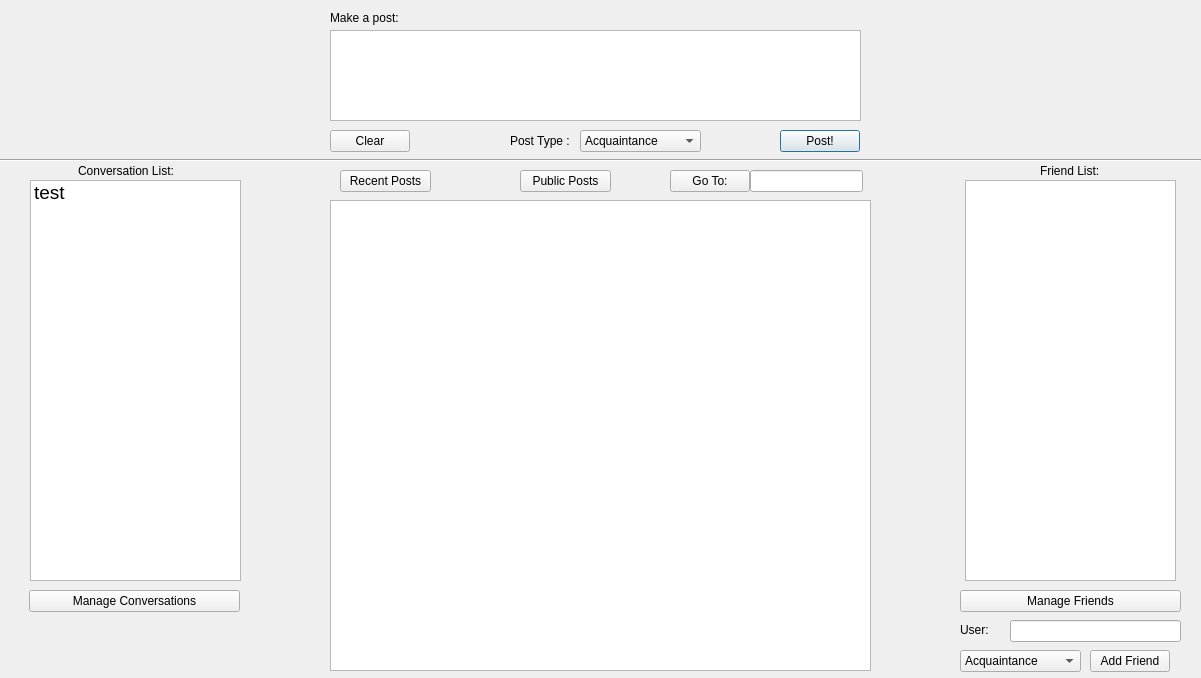
<?xml version="1.0" encoding="UTF-8"?>
<ui version="4.0">
 <class>clientInterface</class>
 <widget class="QDialog" name="clientInterface">
  <property name="geometry">
   <rect>
    <x>0</x>
    <y>0</y>
    <width>1201</width>
    <height>678</height>
   </rect>
  </property>
  <property name="windowTitle">
   <string>Dialog</string>
  </property>
  <widget class="QTextBrowser" name="postBrowser">
   <property name="geometry">
    <rect>
     <x>330</x>
     <y>200</y>
     <width>541</width>
     <height>471</height>
    </rect>
   </property>
   <property name="inputMethodHints">
    <set>Qt::ImhNone</set>
   </property>
   <property name="horizontalScrollBarPolicy">
    <enum>Qt::ScrollBarAlwaysOff</enum>
   </property>
   <property name="html">
    <string>&lt;!DOCTYPE HTML PUBLIC &quot;-//W3C//DTD HTML 4.0//EN&quot; &quot;http://www.w3.org/TR/REC-html40/strict.dtd&quot;&gt;
&lt;html&gt;&lt;head&gt;&lt;meta name=&quot;qrichtext&quot; content=&quot;1&quot; /&gt;&lt;style type=&quot;text/css&quot;&gt;
p, li { white-space: pre-wrap; }
&lt;/style&gt;&lt;/head&gt;&lt;body style=&quot; font-family:'Sans Serif'; font-size:9pt; font-weight:400; font-style:normal;&quot;&gt;
&lt;p style=&quot;-qt-paragraph-type:empty; margin-top:0px; margin-bottom:0px; margin-left:0px; margin-right:0px; -qt-block-indent:0; text-indent:0px;&quot;&gt;&lt;br /&gt;&lt;/p&gt;&lt;/body&gt;&lt;/html&gt;</string>
   </property>
   <property name="tabStopWidth">
    <number>20</number>
   </property>
   <property name="acceptRichText">
    <bool>true</bool>
   </property>
  </widget>
  <widget class="Line" name="line">
   <property name="geometry">
    <rect>
     <x>0</x>
     <y>150</y>
     <width>1201</width>
     <height>20</height>
    </rect>
   </property>
   <property name="orientation">
    <enum>Qt::Horizontal</enum>
   </property>
  </widget>
  <widget class="QLabel" name="postLabel">
   <property name="geometry">
    <rect>
     <x>330</x>
     <y>10</y>
     <width>101</width>
     <height>16</height>
    </rect>
   </property>
   <property name="text">
    <string>Make a post:</string>
   </property>
  </widget>
  <widget class="QPlainTextEdit" name="postBox">
   <property name="geometry">
    <rect>
     <x>330</x>
     <y>30</y>
     <width>531</width>
     <height>91</height>
    </rect>
   </property>
   <property name="plainText">
    <string/>
   </property>
  </widget>
  <widget class="QPushButton" name="postButton">
   <property name="geometry">
    <rect>
     <x>780</x>
     <y>130</y>
     <width>80</width>
     <height>22</height>
    </rect>
   </property>
   <property name="text">
    <string>Post!</string>
   </property>
  </widget>
  <widget class="QPushButton" name="postClearButton">
   <property name="geometry">
    <rect>
     <x>330</x>
     <y>130</y>
     <width>80</width>
     <height>22</height>
    </rect>
   </property>
   <property name="text">
    <string>Clear</string>
   </property>
  </widget>
  <widget class="QLineEdit" name="friendAddBox">
   <property name="geometry">
    <rect>
     <x>1010</x>
     <y>620</y>
     <width>171</width>
     <height>22</height>
    </rect>
   </property>
   <property name="text">
    <string/>
   </property>
  </widget>
  <widget class="QLabel" name="friendLabel">
   <property name="geometry">
    <rect>
     <x>960</x>
     <y>620</y>
     <width>51</width>
     <height>20</height>
    </rect>
   </property>
   <property name="text">
    <string>User:</string>
   </property>
  </widget>
  <widget class="QPushButton" name="addFriendButton">
   <property name="geometry">
    <rect>
     <x>1090</x>
     <y>650</y>
     <width>80</width>
     <height>22</height>
    </rect>
   </property>
   <property name="text">
    <string>Add Friend</string>
   </property>
  </widget>
  <widget class="QComboBox" name="postType">
   <property name="geometry">
    <rect>
     <x>580</x>
     <y>130</y>
     <width>121</width>
     <height>22</height>
    </rect>
   </property>
   <item>
    <property name="text">
     <string>Acquaintance</string>
    </property>
   </item>
   <item>
    <property name="text">
     <string>Friend</string>
    </property>
   </item>
   <item>
    <property name="text">
     <string>Family</string>
    </property>
   </item>
  </widget>
  <widget class="QLabel" name="label">
   <property name="geometry">
    <rect>
     <x>510</x>
     <y>130</y>
     <width>71</width>
     <height>21</height>
    </rect>
   </property>
   <property name="text">
    <string>Post Type :</string>
   </property>
  </widget>
  <widget class="QComboBox" name="friendType">
   <property name="geometry">
    <rect>
     <x>960</x>
     <y>650</y>
     <width>121</width>
     <height>22</height>
    </rect>
   </property>
   <item>
    <property name="text">
     <string>Acquaintance</string>
    </property>
   </item>
   <item>
    <property name="text">
     <string>Friend</string>
    </property>
   </item>
   <item>
    <property name="text">
     <string>Family</string>
    </property>
   </item>
  </widget>
  <widget class="QListWidget" name="friendList">
   <property name="geometry">
    <rect>
     <x>965</x>
     <y>180</y>
     <width>211</width>
     <height>401</height>
    </rect>
   </property>
   <property name="font">
    <font>
     <pointsize>14</pointsize>
    </font>
   </property>
   <property name="layoutDirection">
    <enum>Qt::LeftToRight</enum>
   </property>
   <property name="autoFillBackground">
    <bool>false</bool>
   </property>
   <property name="textElideMode">
    <enum>Qt::ElideLeft</enum>
   </property>
   <property name="isWrapping" stdset="0">
    <bool>false</bool>
   </property>
   <property name="viewMode">
    <enum>QListView::ListMode</enum>
   </property>
  </widget>
  <widget class="QPushButton" name="manage_friendsButton">
   <property name="geometry">
    <rect>
     <x>960</x>
     <y>590</y>
     <width>221</width>
     <height>22</height>
    </rect>
   </property>
   <property name="text">
    <string>Manage Friends</string>
   </property>
  </widget>
  <widget class="QListWidget" name="convList">
   <property name="geometry">
    <rect>
     <x>30</x>
     <y>180</y>
     <width>211</width>
     <height>401</height>
    </rect>
   </property>
   <property name="font">
    <font>
     <pointsize>14</pointsize>
    </font>
   </property>
   <property name="layoutDirection">
    <enum>Qt::LeftToRight</enum>
   </property>
   <property name="autoFillBackground">
    <bool>false</bool>
   </property>
   <property name="textElideMode">
    <enum>Qt::ElideLeft</enum>
   </property>
   <property name="isWrapping" stdset="0">
    <bool>false</bool>
   </property>
   <property name="viewMode">
    <enum>QListView::ListMode</enum>
   </property>
   <item>
    <property name="text">
     <string>test</string>
    </property>
   </item>
  </widget>
  <widget class="QLabel" name="label_2">
   <property name="geometry">
    <rect>
     <x>78</x>
     <y>160</y>
     <width>121</width>
     <height>21</height>
    </rect>
   </property>
   <property name="text">
    <string>Conversation List:</string>
   </property>
  </widget>
  <widget class="QLabel" name="label_3">
   <property name="geometry">
    <rect>
     <x>1040</x>
     <y>160</y>
     <width>81</width>
     <height>21</height>
    </rect>
   </property>
   <property name="text">
    <string>Friend List:</string>
   </property>
  </widget>
  <widget class="QPushButton" name="manage_conversationsButton">
   <property name="geometry">
    <rect>
     <x>29</x>
     <y>590</y>
     <width>211</width>
     <height>22</height>
    </rect>
   </property>
   <property name="text">
    <string>Manage Conversations</string>
   </property>
  </widget>
  <widget class="QPushButton" name="recentPostsButton">
   <property name="geometry">
    <rect>
     <x>340</x>
     <y>170</y>
     <width>91</width>
     <height>22</height>
    </rect>
   </property>
   <property name="text">
    <string>Recent Posts</string>
   </property>
  </widget>
  <widget class="QPushButton" name="go_to_ProfileButton">
   <property name="geometry">
    <rect>
     <x>670</x>
     <y>170</y>
     <width>80</width>
     <height>22</height>
    </rect>
   </property>
   <property name="text">
    <string>Go To:</string>
   </property>
  </widget>
  <widget class="QLineEdit" name="go_to_inputBox">
   <property name="geometry">
    <rect>
     <x>750</x>
     <y>170</y>
     <width>113</width>
     <height>22</height>
    </rect>
   </property>
  </widget>
  <widget class="QPushButton" name="publicPostsButton">
   <property name="geometry">
    <rect>
     <x>520</x>
     <y>170</y>
     <width>91</width>
     <height>22</height>
    </rect>
   </property>
   <property name="text">
    <string>Public Posts</string>
   </property>
  </widget>
 </widget>
 <resources/>
 <connections/>
</ui>
